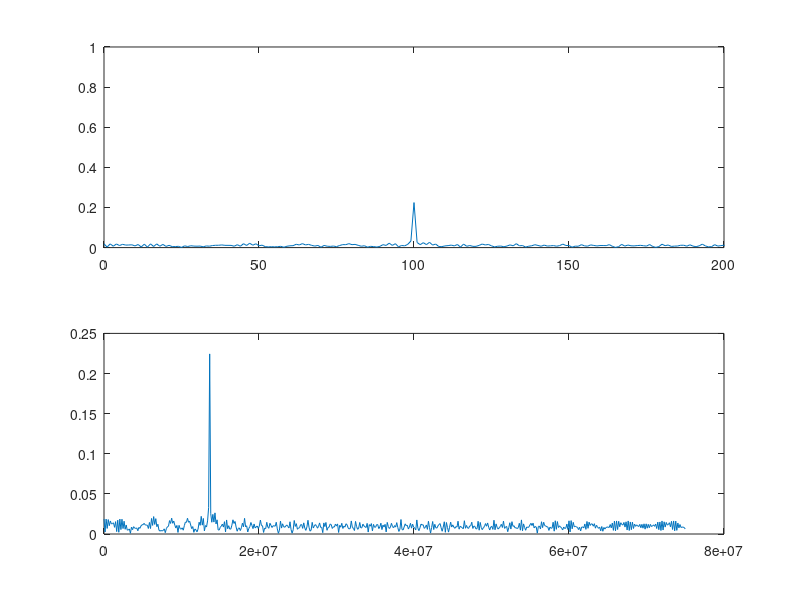
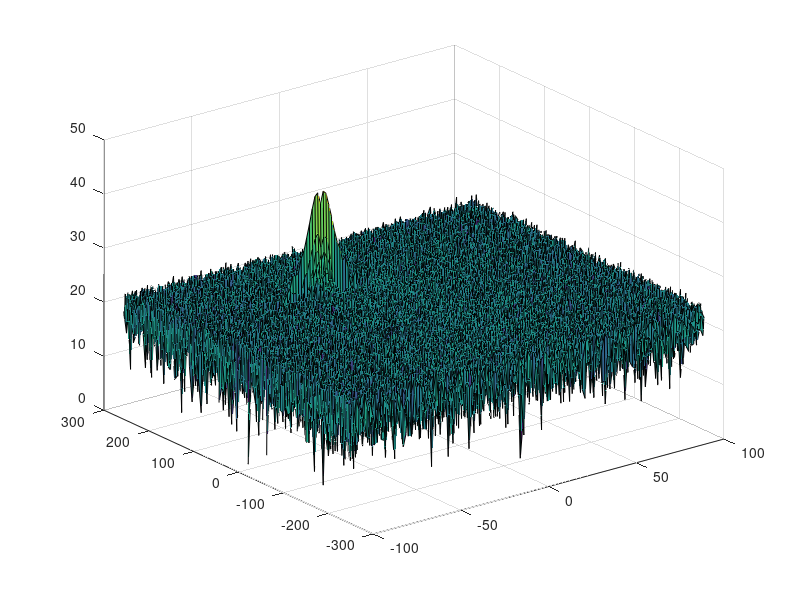
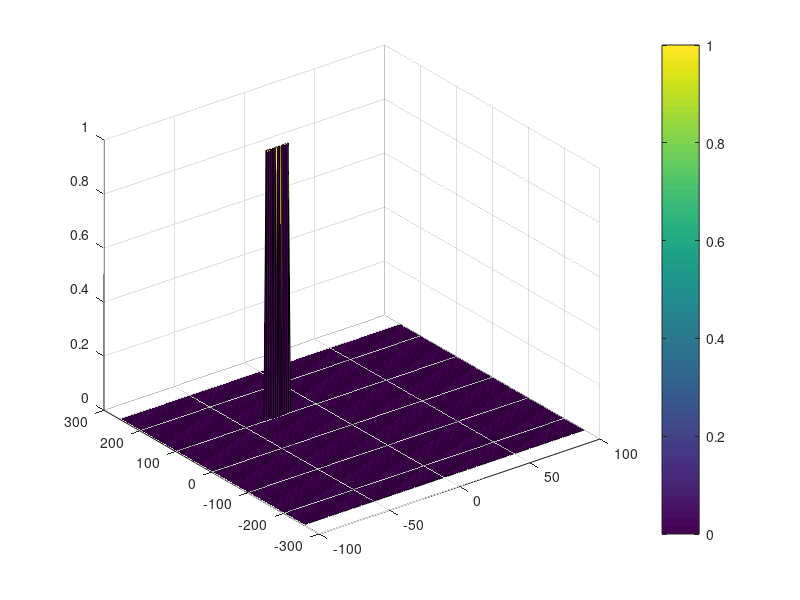

Here is the MATLAB script that generated these plots, in order:
clear all;
clc;
    
%% Radar Specifications 
%%%%%%%%%%%%%%%%%%%%%%%%%%%
% Frequency of operation = 77GHz
% Max Range = 200m
Rmax = 200;
% Range Resolution = 1 m
dres = 1;
% Max Velocity = 100 m/s
%%%%%%%%%%%%%%%%%%%%%%%%%%%

%speed of light = 3e8
c = 3e8;
%% User Defined Range and Velocity of target
% define the target's initial position and velocity. Note : Velocity
% remains contant
target_init_range = 100;
target_init_velocity = -30;
 


%% FMCW Waveform Generation

%Design the FMCW waveform by giving the specs of each of its parameters.
% Calculate the Bandwidth (B), Chirp Time (Tchirp) and Slope (slope) of the FMCW
% chirp using the requirements above.
Bs = c/(2*dres);        % FMCW badwidth
Tchirp = 5.5*2*Rmax/c;  % Chirp time
slope = Bs/Tchirp;      % Slope

%Operating carrier frequency of Radar 
fc= 77e9;             %carrier freq

                                                          
%The number of chirps in one sequence. Its ideal to have 2^ value for the ease of running the FFT
%for Doppler Estimation. 
Nd=128;                   % #of doppler cells OR #of sent periods % number of chirps

%The number of samples on each chirp. 
Nr=1024;                  %for length of time OR # of range cells

% Timestamp for running the displacement scenario for every sample on each
% chirp
t=linspace(0,Nd*Tchirp,Nr*Nd); %total time for samples


%Creating the vectors for Tx, Rx and Mix based on the total samples input.
Tx=zeros(1,length(t)); %transmitted signal
Rx=zeros(1,length(t)); %received signal
Mix = zeros(1,length(t)); %beat signal

%Similar vectors for range_covered and time delay.
r_t=zeros(1,length(t));
td=zeros(1,length(t));


%% Signal generation and Moving Target simulation
% Running the radar scenario over the time. 

for i=1:length(t)     
        
    %For each time stamp update the Range of the Target for constant velocity. 
    r_t(i) = target_init_range + target_init_velocity * t(i);
    % We can estimate the delay with this formula: td = 2 * Range/c
    td(i) = 2 * r_t(i)/c;    
        
    %For each time sample we need update the transmitted and
    %received signal. 
    Tx(i) = cos( 2*pi*(fc*t(i) + slope*(t(i)^2)/2 ) );
    Rx(i) = cos( 2*pi*(fc*( t(i)+td(i)) + slope*( (t(i) + td(i) )^2)/2 ) );
        
    %Now by mixing the Transmit and Receive generate the beat signal
    %This is done by element wise matrix multiplication of Transmit and
    %Receiver Signal
    Mix(i) = Tx(i) * Rx(i);
    
end

%% RANGE MEASUREMENT
 
%reshape the vector into Nr*Nd array. Nr and Nd here would also define the size of
%Range and Doppler FFT respectively.
Mix = reshape(Mix, [Nr, Nd]);

%run the FFT on the beat signal along the range bins dimension (Nr) and
%normalize.
L = Tchirp*Bs
Mix_fft1 = fft(Mix, Nr);
Mix_fft1 = Mix_fft1/(L);
 
% Take the absolute value of FFT output
Mix_fft1_p = abs(Mix_fft1);
 
% Output of FFT is double sided signal, but we are interested in only one side of the spectrum.
% Hence we throw out half of the samples.
Mix_fft1_p = Mix_fft1_p(1:L/2 + 1);

%plotting the range
f = Bs*(0:(L/2))/L;
figure ('Name','Range from First FFT')
subplot(2,1,1)
% Scale to plot vs range
R = (c*Tchirp*f)/(2*Bs);
plot(R, Mix_fft1_p); 
axis ([0 200 0 1]);

% plot FFT output 
subplot(2,1,2)
plot(f,Mix_fft1_p) 




%% RANGE DOPPLER RESPONSE
% The 2D FFT implementation is already provided here. This will run a 2DFFT
% on the mixed signal (beat signal) output and generate a range doppler
% map.You will implement CFAR on the generated RDM


% Range Doppler Map Generation.

% The output of the 2D FFT is an image that has reponse in the range and
% doppler FFT bins. So, it is important to convert the axis from bin sizes
% to range and doppler based on their Max values.

Mix=reshape(Mix,[Nr,Nd]);

% 2D FFT using the FFT size for both dimensions.
sig_fft2 = fft2(Mix,Nr,Nd);

% Taking just one side of signal from Range dimension.
sig_fft2 = sig_fft2(1:Nr/2,1:Nd);
sig_fft2 = fftshift (sig_fft2);
RDM = abs(sig_fft2);
RDM = 10*log10(RDM) ;

%use the surf function to plot the output of 2DFFT and to show axis in both
%dimensions
doppler_axis = linspace(-100,100,Nd);
range_axis = linspace(-200,200,Nr/2)*((Nr/2)/400);
figure,surf(doppler_axis,range_axis,RDM);

%% CFAR implementation

%Slide Window through the complete Range Doppler Map

%Select the number of Training Cells in both the dimensions.
Tr = 8;
Td = 4;

%Select the number of Guard Cells in both dimensions around the Cell under 
%test (CUT) for accurate estimation
Gr = 4;
Gd = 2;

% offset the threshold by SNR value in dB
offset_th=7;

%Create a vector to store noise_level for each iteration on training cells
noise_level = zeros(1,1);


%design a loop such that it slides the CUT across range doppler map by
%giving margins at the edges for Training and Guard Cells.
%For every iteration sum the signal level within all the training
%cells. To sum convert the value from logarithmic to linear using db2pow
%function. Average the summed values for all of the training
%cells used. After averaging convert it back to logarithimic using pow2db.
%Further add the offset to it to determine the threshold. Next, compare the
%signal under CUT with this threshold. If the CUT level > threshold assign
%it a value of 1, else equate it to 0.


% Use RDM[x,y] as the matrix from the output of 2D FFT for implementing
% CFAR
r_start = Tr + Gr +1;
r_end = Nr/2 - Tr - Gr;
d_start = Td + Gd +1;
d_end = Nd - Td - Gd;
nbr_tr_cell = (2*Tr+2*Gr+1)*(2*Td+2*Gd+1) - (2*Gr+1)*(2*Gd+1);

RDM_pw = db2pow(RDM);
RDM_filt = zeros(Nr/2,Nd);

sum_block = 0;
sum_g_and_cut = 0;

for r = r_start : r_end
    for d = d_start : d_end
        sum_block = sum( sum(RDM_pw(r-Tr-Gr: r+Tr+Gr, d-Td-Gd:d+Td+Gd)) );
        sum_g_and_cut = sum( sum(RDM_pw(r-Gr: r+Gr, d-Gd:d+Gd)) );        
        noise_level(1, 1) = (sum_block - sum_g_and_cut)/nbr_tr_cell;        
        noise_level(1, 1) = pow2db(noise_level(1, 1)) + offset_th;
        if(RDM(r,d) > noise_level(1, 1))
            RDM_filt(r,d) = 1;          
        else
            RDM_filt(r,d) = 0;            
        end
    end
end
 
% The process above will generate a thresholded block, which is smaller 
%than the Range Doppler Map as the CUT cannot be located at the edges of
%matrix. Hence,few cells will not be thresholded. To keep the map size same
% set those values to 0. 

%This step is not needed because elments of RDM_filt have been initialized to zero


%display the CFAR output using the Surf function like we did for Range
%Doppler Response output.
figure,surf(doppler_axis,range_axis,RDM_filt);
colorbar;


 
 